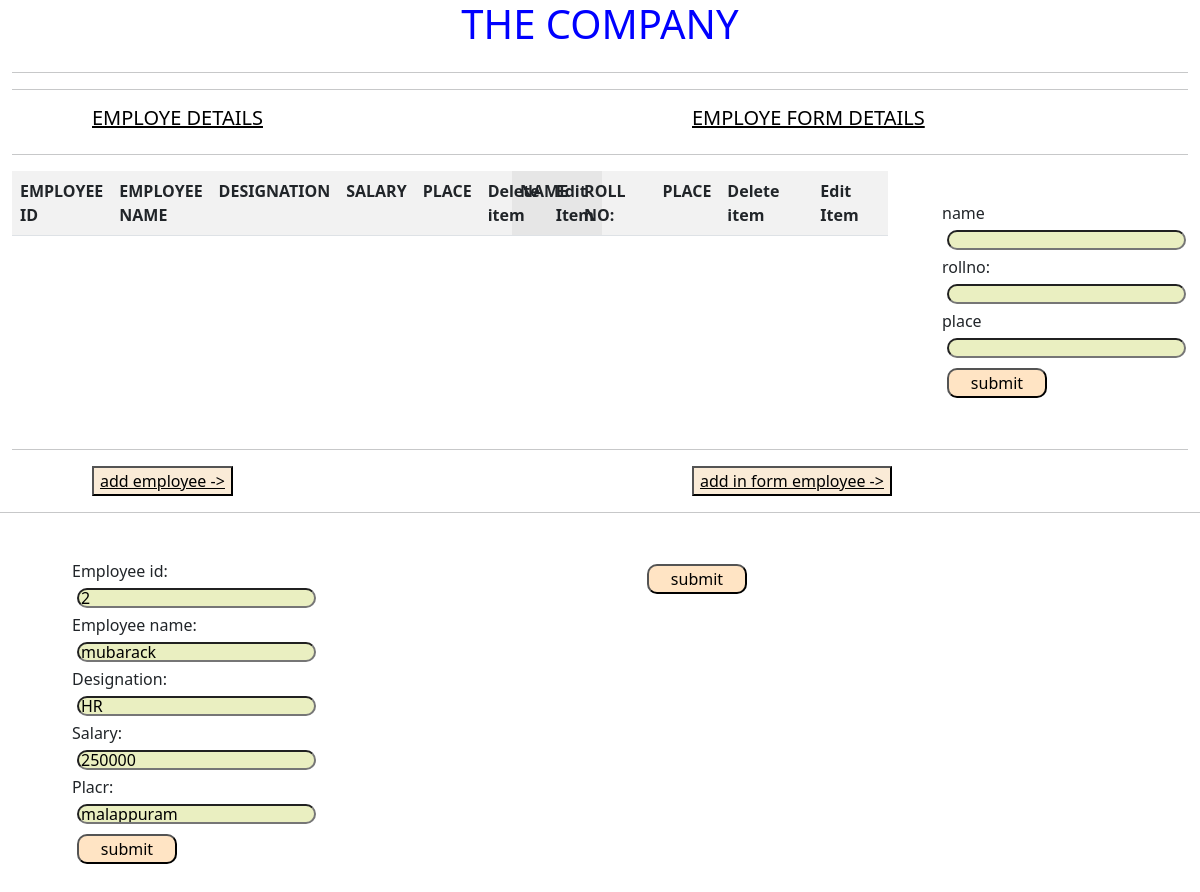
Screenshot of /editey/5 with the database file from the repository.
### app/models.py (models this page shows)
class Employee(models.Model):
    employee_id=models.IntegerField()
    employee_name=models.CharField(max_length=20)
    Designation=models.CharField(max_length=15)
    Salary=models.IntegerField()
    Placr=models.CharField(max_length=25)

### app/views.py (the view)
# urls.py: path('editey/<int:q>',views.editee,name='edi'),
def editee(request,q):
    a=Employee.objects.get(pk=q)
    b=Employeform(instance=a)
    if request.method=='POST':
        b=Employeform(request.POST,instance=a)
        if b.is_valid():
            b.save()
            return home(request)
    return render(request,'lists.html',{'f':b})

### app/form.py
class Employeform(forms.ModelForm):
    class Meta:
        model=Employee
        fields='__all__'

### templates/lists.html (shortened to what this page needs)
<!DOCTYPE html>
<html lang="en">
<head>
    <link href="https://cdn.jsdelivr.net/npm/bootstrap@5.1.3/dist/css/bootstrap.min.css" rel="stylesheet">
</head>
<body>
    <div class="container-fluid">
        <div class="row">
            <div class="col">
                <h1>THE COMPANY </h1>
            </div>
        </div>
        <hr>
        <hr>
        <div class="row">
            <div class="col">
                <h5>EMPLOYE DETAILS</h5>
            </div>
            <div class="col">
                <h5>EMPLOYE FORM DETAILS</h5>
            </div>
        </div>
        <hr>
        <div class="row">
          <div class="col-5">
            <table class="table table-striped">
                <tr>
                    <th>EMPLOYEE ID</th>
                    <th>EMPLOYEE NAME</th>
                    <th>DESIGNATION</th>
                    <th>SALARY</th>
                    <th>PLACE</th>
                    <th>Delete item</th>
                    <th>Edit Item</th>
                </tr>
            </table>
          </div>
          <div class="col-4">
            <table class="table table-striped">
                <tr>
                    <th>NAME</th>
                    <th>ROLL NO:</th>
                    <th>PLACE</th>
                    <th>Delete item</th>
                    <th>Edit Item</th>
                </tr>
            </table>
          </div>
          <div class="col-3">
            <form action="" method="post">
                <label for="">name</label>
                <input type="text" name="n">
                <label for="">rollno:</label>
                <input type="text" name="rl">
                <label for="">place</label>
                <input type="text" name="p">
                <input class="in" type="submit" value="submit" >
            </form>
          </div>
        </div>
        <hr>
        <div class="row">
            <div class="col">
                <button><a href="{% url 'add' %}">add employee -></a></button>
            </div>
            <div class="col">
                <button><a href="{% url 'form' %}">add in form employee -></a></button>
            </div>
        </div>
    </div>
    <hr>
    <div class="container">
        <div class="row">
            <div class="col">
                <form action="" method="post">
                    {{f}}
                    <input class="in" type="submit" value="submit">
                </form>
            </div>
            <div class="col">
                <form action="" method="post">
                    <input class="in" type="submit" value="submit" >
                </form>
            </div>
        </div>
    </div>
</body>
</html>

### templates/lists.html (style rules this page uses)
h1 { text-align: center; color: blue; }
h5,button { text-decoration: underline; margin-left: 80px; color: black; }
a { color: black; }
button { background-color: antiquewhite; }
input { background-color: rgb(234, 239, 193); margin: 5px; border-radius: 10px; height: 20px; }
.in { background-color: bisque; width: 100px; height: 30px; }
form { text-align: left; max-width: 220px; padding: 30px; }

### rows the page displays
Employee: employee_id "2", employee_name "mubarack", Designation "HR", Salary "250000", Placr "malappuram"
